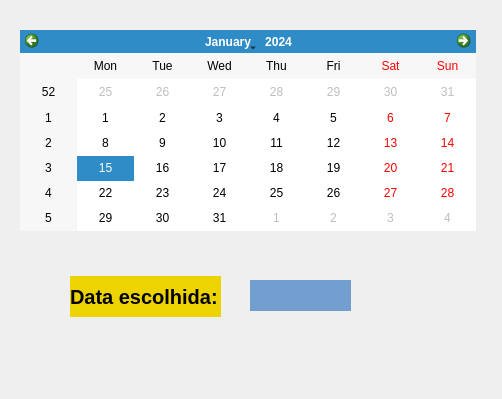
<?xml version="1.0" encoding="UTF-8"?>
<ui version="4.0">
 <class>Form</class>
 <widget class="QWidget" name="Form">
  <property name="geometry">
   <rect>
    <x>0</x>
    <y>0</y>
    <width>502</width>
    <height>399</height>
   </rect>
  </property>
  <property name="windowTitle">
   <string>Form</string>
  </property>
  <widget class="QCalendarWidget" name="calendarWidget">
   <property name="geometry">
    <rect>
     <x>20</x>
     <y>30</y>
     <width>456</width>
     <height>201</height>
    </rect>
   </property>
  </widget>
  <widget class="QLabel" name="label">
   <property name="geometry">
    <rect>
     <x>70</x>
     <y>276</y>
     <width>151</width>
     <height>41</height>
    </rect>
   </property>
   <property name="font">
    <font>
     <pointsize>15</pointsize>
     <weight>75</weight>
     <bold>true</bold>
    </font>
   </property>
   <property name="styleSheet">
    <string notr="true">background-color: rgb(237, 212, 0);</string>
   </property>
   <property name="text">
    <string>Data escolhida: </string>
   </property>
  </widget>
  <widget class="QLabel" name="data">
   <property name="geometry">
    <rect>
     <x>250</x>
     <y>280</y>
     <width>101</width>
     <height>31</height>
    </rect>
   </property>
   <property name="font">
    <font>
     <pointsize>13</pointsize>
    </font>
   </property>
   <property name="layoutDirection">
    <enum>Qt::LeftToRight</enum>
   </property>
   <property name="styleSheet">
    <string notr="true">background-color: rgb(114, 159, 207);</string>
   </property>
   <property name="text">
    <string/>
   </property>
  </widget>
 </widget>
 <resources/>
 <connections/>
</ui>
